Frame 1 (no input): blank canvas, image omitted
Frame 60 (the mouse pressed at the canvas centre just before this capture): blank canvas, image omitted
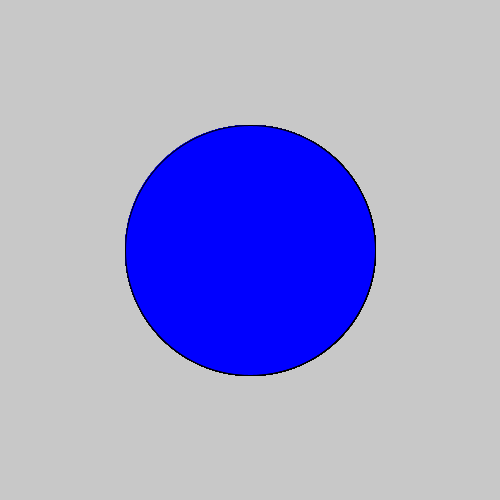
Frame 120 (the mouse held since frame 60 and released just before this capture)

The Processing sketch whose frames 1 and 60 were blank and that drew this single picture after the mouse press (run headless with seeded random() and noise(); from frame 60 on, the mouse is pressed at the canvas centre):

// Processing sketch: mouse_movement
// ── mouse_movement.pde
// runs exactly one time
void setup() {
  size(500,500);
  background(200);
  frameRate(60);
}

// operates on a loop
void draw() {
  fill(0,0,255);
  ellipse(250,250,mouseX,mouseY);
}
